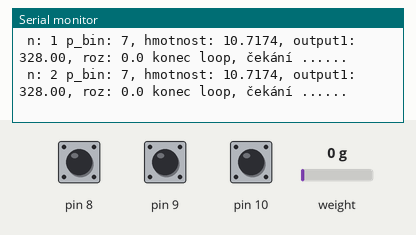
This sketch was run on a simulated Arduino Uno, built with avr-gcc and run on an emulated ATmega328P. On the bench: the last lines printed to the serial monitor. Wiring (inferred from the names in the program): HX711 load-cell converter: data pin 3; SCK pin 2. Inputs (shaded band) come from the test bench; at power-on: weight on the scale 0 g, pin 8 HIGH, pin 9 HIGH, pin 10 HIGH.

Above: at 4.2 s.
4.3 s: weight on the scale set to 100 g
At 5.2 s:
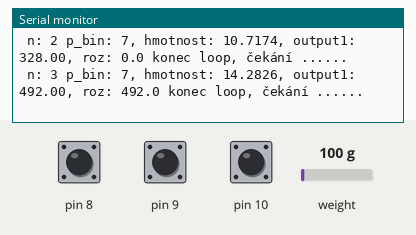
5.8 s: pin 8 pulled LOW for 0.7 s
At 6.8 s:
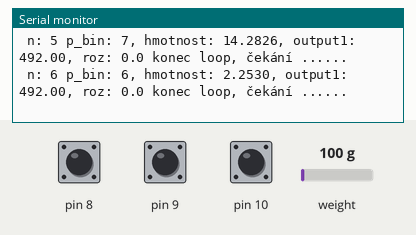
8.0 s: pin 9 pulled LOW for 0.7 s
At 8.5 s:
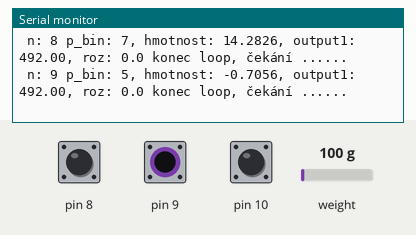
10.2 s: pin 10 pulled LOW for 0.7 s
At 10.7 s:
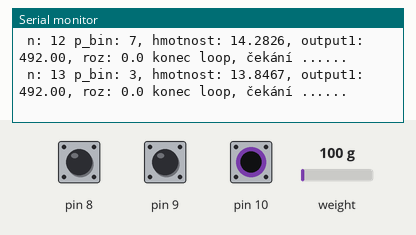
12.4 s: pin 8 pulled LOW for 1 s
At 13.0 s:
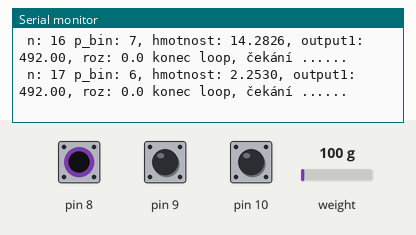
14.9 s: pin 9 pulled LOW for 1 s
At 15.8 s:
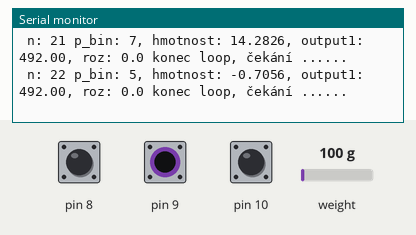
Timing chart, 0 to 17.9 s (numbered marks = the images above; inputs shaded):
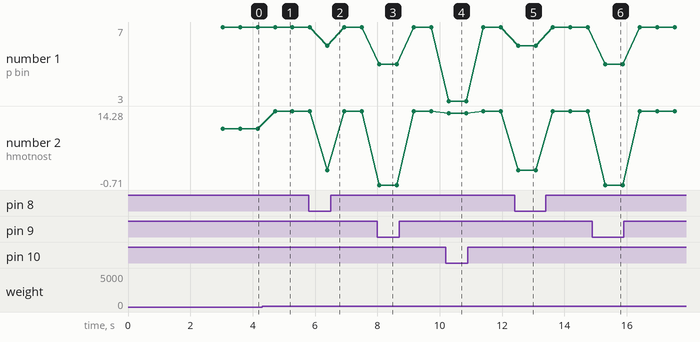

The sketch:

Ap3_G_4_BT_f.ino
```cpp
/* aplikace vážení, 2xdvojité snímače á 1000 W, modul HX711,
 funkce čtení spusteniMereni(kanal)
 výstup na BT a oled 1,3"
*/
#include "HX711.h"
#include <Wire.h>  // komunikace I2C
int pSCK = 2;
int pDT = 3;
byte p_tlac=4;byte tlac;byte n1;byte n2;byte n;

#include <SoftwareSerial.h>   // pro HC05, propojení BT
SoftwareSerial BT(11, 12); // (11) z Ardu jde na BT(TX), (12) z Ardu jde na BT(RX)

float offset;float g_index; //pevná hodnota, jinak kody_pins();
float g_inde[8]; float ofset[8];
byte val_8; byte val_9; byte val_10; byte val_11; byte p_bin;  // byte val_12;byte val_8;

float output;float output1;float output20;float output21;float output0;
float hmotnost; //pro HBM kHm=217, pro VTS=326, pro Tesla = 89,12,
float hmotnost0;float hmotnost1;byte zavazi=2;
float sum; float hx[3];float hx_klou;
float pom; float hx_m[3];float hx_medi;
float roz;
// definování různých nastavení kanálů a jejich zesílení
#define kanal_A_zesil_128 1
#define kanal_B_zesil_32 2
#define kanal_A_zesil_64 3

byte i;
byte flag_tara=1; //korekce offset, ==0 je settup=0, =1, je offset=output1/
byte flag_cejch;
byte pruchod_korekce=0;// korekce po ř..10 průchodu v loop*/
float kore;
byte flag_print=1;  //(nastavení print USB)

//--------------------------------------------------------
void setup()  {
  Serial.begin(115200);delay(2000);

  pinMode(p_tlac, INPUT_PULLUP);
  pinMode(8, INPUT_PULLUP);
  pinMode(9, INPUT_PULLUP);
  pinMode(10, INPUT_PULLUP);
  pinMode(pSCK, OUTPUT);
  pinMode(pDT, INPUT);
  // probuzení modulu z power-down módu
  digitalWrite(pSCK, LOW);
  ofset[0]=-15685;ofset[1]=0;ofset[2]=0;ofset[3]=-1585;ofset[4]=-1560;
  ofset[5]=619;ofset[6]=118;ofset[7]=-165;
  g_inde[0]=171;g_inde[1]=1;g_inde[2]=1;g_inde[3]=150;g_inde[4]=(160)/1;g_inde[5]=180;
  g_inde[6]=166;g_inde[7]=46;

  BT.begin(9600);delay(1000);// Sériová komunikace s Bluetooth modulem

   Serial.println(" ");Serial.println("Začínám aplikaci AP3_G_kHmotnost...........");
  //Serial.print("tlac= "); Serial.println(tlac);
  delay(5);
}
//----------------------------------------------------------------
void loop()  {
 kody_pins(); offset=ofset[p_bin];g_index=g_inde[p_bin];
 output1=spusteniMereni(kanal_A_zesil_128 ); //čtení HX711 1x
 //if (n<=2)  { hx[n]=output1;sum+=output1;}   //vynechání počátku měření
 //if (n==2)  { hx_klou=sum/3; }     // výpočet prvního klouz.průměru
 if (n>=3) { hx[0]=hx[1];hx[1]=hx[2];hx[2]=output1;sum=0;   //vytvoření řetězce dat
      for (int i = 0; i < 3; i++) {
            sum+=hx[i];
            hx_klou=sum/3;     //klouzavý peůměr
            roz=hx[2]-hx[1];    //rozdíl
          }
    }
 hmotnost=(output1-offset)/g_index;
 delay(10);
 if (flag_print==1)  {
   Serial.print(" n: ");Serial.print(n);
   Serial.print(" p_bin: ");Serial.print(p_bin);
   Serial.print(", hmotnost: ");Serial.print(hmotnost,4);
   Serial.print(", output1: ");Serial.print(output1);
   Serial.print(", roz: ");Serial.print(roz,1);
   Serial.println(" konec loop, čekání ......");
  }
 //.................výstup na BT:
 String dataString = String(n) + " ;" + String(p_bin) + " ;"+String(hmotnost,2);   // + " ; " + String(output1,1)+ " ;"  +String(roz,3);

 BT.println(dataString);  // Odeslání hodnoty přes Bluetooth
 delay(500); n++;
}
//-----------------------------------------------------
// vytvoření funkce pro měření z nastaveného kanálu
long spusteniMereni(byte mericiMod)  {
  byte index;
  long vysledekMereni = 0L;
  // načtení 24-bit dat z modulu
  while(digitalRead(pDT));
  for (index = 0; index < 24; index++)   {
    digitalWrite(pSCK, HIGH);
    vysledekMereni =  (vysledekMereni << 1) | digitalRead(pDT); //fukce OR
    digitalWrite(pSCK, LOW);
  }
  // nastavení měřícího módu
  for (index = 0; index < mericiMod; index++)    {
    digitalWrite(pSCK, HIGH);
    digitalWrite(pSCK, LOW);
  }
  // konverze z 24-bit dvojdoplňkového čísla na 32-bit znaménkové číslo
  if (vysledekMereni >= 0x800000)
    vysledekMereni = vysledekMereni | 0xFF000000L;
  vysledekMereni = vysledekMereni/128/2; //       /128/2
  return vysledekMereni;
}
//................................
void kody_pins()  {
  val_8=digitalRead(8);delay(10);
  val_9=digitalRead(9);delay(10);
  val_10=digitalRead(10);delay(10);   // val_12=digitalRead(pin_12);
  if (val_8==0&&val_9==0&&val_10==0) {p_bin=0;}
  if (val_8==1&&val_9==0&&val_10==0) {p_bin=1;}
  if (val_8==0&&val_9==1&&val_10==0) {p_bin=2;}
  if (val_8==1&&val_9==1&&val_10==0) {p_bin=3;}
  if (val_8==0&&val_9==0&&val_10==1) {p_bin=4;}
  if (val_8==1&&val_9==0&&val_10==1) {p_bin=5;}
  if (val_8==0&&val_9==1&&val_10==1) {p_bin=6;}
  if (val_8==1&&val_9==1&&val_10==1) {p_bin=7;}
 /* if (val_9==0&&val_10==0&&val_11==0&&val_12==1) {p_bin=8;}
  if (val_9==1&&val_10==0&&val_11==0&&val_12==1) {p_bin=9;}
  if (val_9==0&&val_10==1&&val_11==0&&val_12==1) {p_bin=10;}
  if (val_9==1&&val_10==1&&val_11==0&&val_12==1) {p_bin=11;}
  if (val_9==0&&val_10==0&&val_11==1&&val_12==1) {p_bin=12;}
  if (val_9==1&&val_10==0&&val_11==1&&val_12==1) {p_bin=13;}
  if (val_9==0&&val_10==1&&val_11==1&&val_12==1) {p_bin=14;}
  if (val_9==1&&val_10==1&&val_11==1&&val_12==1) {p_bin=15;}  */

  /*ofset[0]=0;ofset[1]=0;ofset[2]=0;ofset[3]=0;ofset[4]=0;
  ofset[5]=0;ofset[6]=0;ofset[7]=4395;
  /* ofset[8]=0;ofset[9]=0;
  ofset[10]=0;ofset[11]=0;ofset[12]=0;ofset[13]=0;ofset[14]=0;ofset[15]=305;
  g_inde[0]=1;g_inde[1]=1;g_inde[2]=1;g_inde[3]=1;g_inde[4]=1;g_inde[5]=1;
  g_inde[6]=1;g_inde[7]=78;
  g_inde[8]=1;g_inde[9]=1;g_inde[10]=1;g_inde[11]=1;
  g_inde[12]=1;g_inde[13]=1;g_inde[14]=1;g_inde[15]=75;*/
  // offset=ofset[p_bin];g_index=g_inde[p_bin];  // pevné hodnoty ř.15

  if (flag_print==3) {
    Serial.println(">>>>>>>>>>>>>>>>>>>>>>>>>>>>>>>>>>>>>>>>>>>>>");
    Serial.print("pin8:");Serial.print(val_8);Serial.print(",pin9:");Serial.print(val_9);Serial.print(",pin10:");Serial.println(val_10);
    //Serial.print(",pin12:");Serial.print(val_12);
    //Serial.print("Nastavení: p_bin:");Serial.print(p_bin);
    //Serial.print(", offset=");Serial.print(offset);Serial.print(",g_index=");Serial.println(g_index,2);
        //Serial.print(", flag_korekce ");Serial.print(flag_korekce);
    //Serial.print(", flag_tara ");Serial.println(flag_tara);
  }
}
//....................................................................
/*void displayWeight() {
  //float weight;
  display.setTextSize(2);
  display.setTextColor(WHITE); // pro 0,96"
  // display.setTextColor(SH110X_WHITE);
  display.setCursor(0, 5);
  display.print(hmotnost, 1);
  //display.print(" ");
  display.println(" kg ");
  display.setCursor(0, 25);
  display.setTextSize(1);
  display.print(" Pruchod= ");
  display.println(n);
  display.drawLine(0, 35, 128, 35, SSD1306_WHITE);
  // display.drawLine(0, 35, 128, 35, SH110X_WHITE);
  display.setTextSize(1);
  display.setCursor(0, 38);
  display.print("Ap3_G_2b_1306"); display.print(", kod="); display.print(p_bin);
  // display.print("Ap3_G_2_110X"); display.print(", kod="); display.print(p_bin);
  display.setCursor(0, 48);
  display.print("flag_cejch="); display.print(flag_cejch);
}*/
```

Measured:
- after the input at 4.3 s, the serial monitor: prints a new line after 0.42 s (image 1)
- after the input at 5.8 s, the serial monitor: prints a new line after 0.59 s (image 2)
- after the input at 8.0 s, the serial monitor: prints a new line after 0.06 s (image 3)
- after the input at 10.2 s, the serial monitor: prints a new line after 0.09 s (image 4)
- after the input at 12.4 s, the serial monitor: prints a new line after 0.12 s (image 5)
- after the input at 14.9 s, the serial monitor: prints a new line after 0.41 s (image 6)
- plotted number 2: 10.72 → 14.28 after the input at 4.3 s
